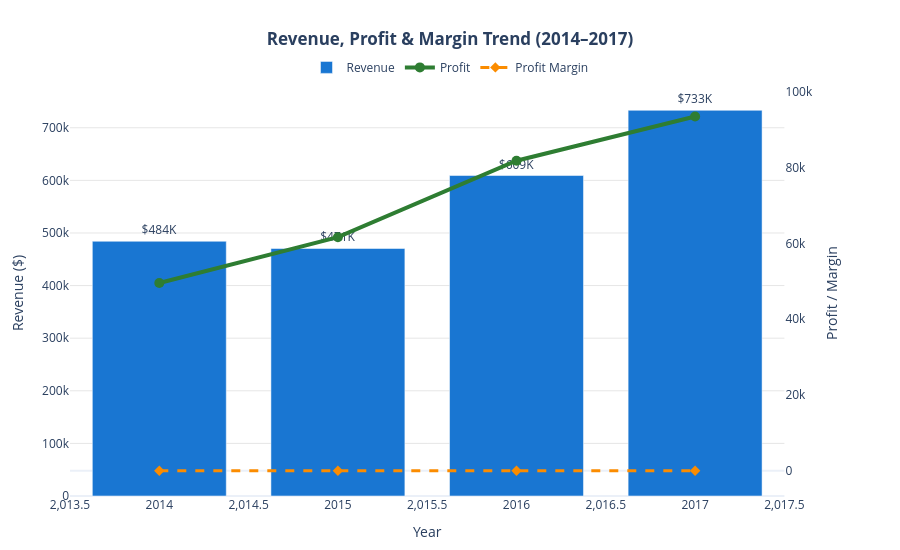

Here is the notebook cell this chart was saved with:
### Markdown cell above
**Revenue vs Profit Trend (Dual Axis)**

### Code cell
fig_yoy = make_subplots(
    specs=[[{"secondary_y": True}]]
)

# Revenue
fig_yoy.add_trace(
    go.Bar(
        x=yoy["Year"],
        y=yoy["Revenue"],
        name="Revenue",
        marker_color="#1976D2",
        text=[f"${x/1000:.0f}K" for x in yoy["Revenue"]],
        textposition="outside",
        hovertemplate=
        "<b>Year</b>: %{x}<br>" +
        "<b>Revenue</b>: $%{y:,.0f}<extra></extra>"
    ),
    secondary_y=False
)

# Profit
fig_yoy.add_trace(
    go.Scatter(
        x=yoy["Year"],
        y=yoy["Profit"],
        name="Profit",
        mode="lines+markers",
        line=dict(
            color="#2E7D32",
            width=4
        ),
        marker=dict(
            size=10,
            symbol="circle"
        ),
        hovertemplate=
        "<b>Year</b>: %{x}<br>" +
        "<b>Profit</b>: $%{y:,.0f}<extra></extra>"
    ),
    secondary_y=True
)

# Margin
fig_yoy.add_trace(
    go.Scatter(
        x=yoy["Year"],
        y=yoy["Margin"],
        name="Profit Margin",
        mode="lines+markers",
        line=dict(
            color="#FB8C00",
            width=3,
            dash="dash"
        ),
        marker=dict(
            size=8,
            symbol="diamond"
        ),
        hovertemplate=
        "<b>Year</b>: %{x}<br>" +
        "<b>Margin</b>: %{y:.1f}%<extra></extra>"
    ),
    secondary_y=True
)

fig_yoy.update_layout(
    title=dict(
        text="<b>Revenue, Profit & Margin Trend (2014–2017)</b>",
        x=0.5
    ),

    height=550,

    template="plotly_white",

    hovermode="x unified",

    legend=dict(
        orientation="h",
        yanchor="bottom",
        y=1.02,
        xanchor="center",
        x=0.5
    ),

    bargap=0.25,

    margin=dict(
        t=90,
        l=70,
        r=70,
        b=50
    )
)

fig_yoy.update_xaxes(
    title_text="Year",
    showgrid=False
)

fig_yoy.update_yaxes(
    title_text="Revenue ($)",
    secondary_y=False,
    showgrid=True,
    gridcolor="rgba(0,0,0,0.1)"
)

fig_yoy.update_yaxes(
    title_text="Profit / Margin",
    secondary_y=True,
    showgrid=False
)

fig_yoy.show()

### Figure 1 — Plotly figure (JSON) as saved in the notebook; plotly's stock layout.template omitted (floating-point values rounded to 4 significant figures)
{"data": [{"hovertemplate": "<b>Year</b>: %{x}<br><b>Revenue</b>: $%{y:,.0f}<extra></extra>", "marker": {"color": "#1976D2"}, "name": "Revenue", "text": ["$484K", "$471K", "$609K", "$733K"], "textposition": "outside", "type": "bar", "x": [2014, 2015, 2016, 2017], "xaxis": "x", "y": [484200.0, 470500.0, 609200.0, 733200.0], "yaxis": "y"}, {"hovertemplate": "<b>Year</b>: %{x}<br><b>Profit</b>: $%{y:,.0f}<extra></extra>", "line": {"color": "#2E7D32", "width": 4}, "marker": {"size": 10, "symbol": "circle"}, "mode": "lines+markers", "name": "Profit", "type": "scatter", "x": [2014, 2015, 2016, 2017], "xaxis": "x", "y": [49540.0, 61620.0, 81800.0, 93440.0], "yaxis": "y2"}, {"hovertemplate": "<b>Year</b>: %{x}<br><b>Margin</b>: %{y:.1f}%<extra></extra>", "line": {"color": "#FB8C00", "dash": "dash", "width": 3}, "marker": {"size": 8, "symbol": "diamond"}, "mode": "lines+markers", "name": "Profit Margin", "type": "scatter", "x": [2014, 2015, 2016, 2017], "xaxis": "x", "y": [10.23, 13.1, 13.43, 12.74], "yaxis": "y2"}], "layout": {"bargap": 0.25, "height": 550, "hovermode": "x unified", "legend": {"orientation": "h", "x": 0.5, "xanchor": "center", "y": 1.02, "yanchor": "bottom"}, "margin": {"b": 50, "l": 70, "r": 70, "t": 90}, "title": {"text": "<b>Revenue, Profit & Margin Trend (2014–2017)</b>", "x": 0.5}, "xaxis": {"anchor": "y", "domain": [0, 0.94], "showgrid": false, "title": {"text": "Year"}}, "yaxis": {"anchor": "x", "domain": [0, 1], "gridcolor": "rgba(0,0,0,0.1)", "showgrid": true, "title": {"text": "Revenue ($)"}}, "yaxis2": {"anchor": "x", "overlaying": "y", "showgrid": false, "side": "right", "title": {"text": "Profit / Margin"}}}}
